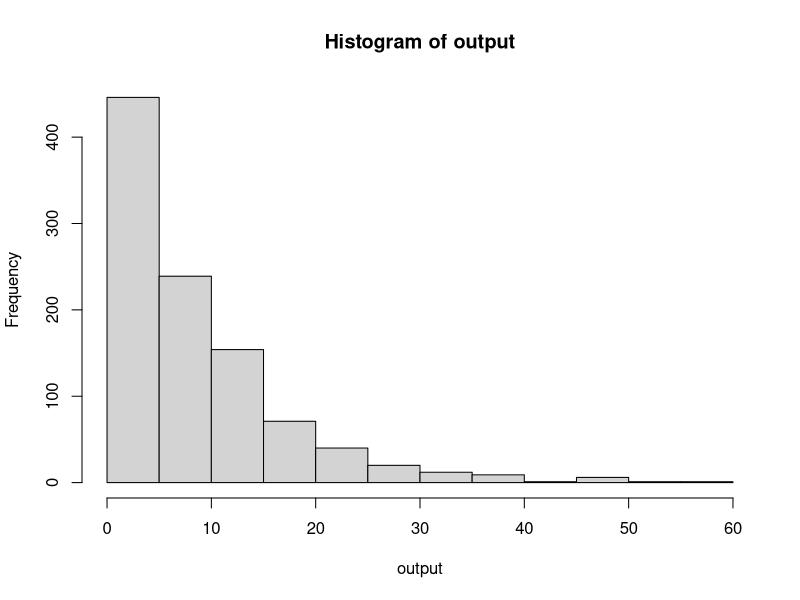
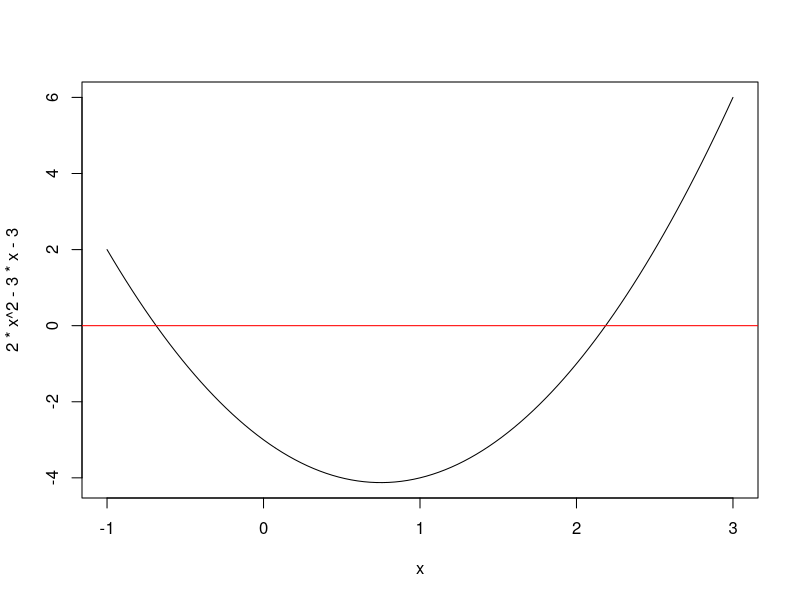

R code for these plots, in order:
## ---- chunk 1
faltas <- 10
nota <- 70
if (nota >= 70 & faltas < 15) {
  result <- "Aprovado"
} else if (nota < 70) {
  result <- "Reprovado por nota"
} else {
  result <- "Reprovado por faltas"
}
result
## ---- chunk 2
library(hms)
horario <- as_hms("12:30:00")
if ((horario > as_hms("06:00:00")) & (horario < as_hms("11:59:00"))) {
  result <- "Bom dia"
} else if ((horario > as_hms("12:00:00")) & (horario < as_hms("17:59:00"))) {
  result <- "Boa tarde"
} else if ((horario > as_hms("18:00:00")) & (horario < as_hms("05:59:00"))) {
  result <- "Boa noite"
} else {
  result <- "Diga um horário"
}
result
## ---- chunk 3
h <- 9

if ((h >= 6) & (h < 12)) {
  saudacao <- "Bom dia"
} else if ((h >= 13) & (h < 18)) {
  saudacao <- "Boa tarde"
} else if ((h >= 19) & (h < 23)) {
  saudacao <- "Boa noite"
} else {
  saudacao <- "Não enviar mensagem!"
  stop("Não enviar mensagem!")
}

saudacao
## ---- chunk 4
#animal <- "gato"
#som <-
  #switch(animal,
         #"cachorro" = {
           #latir()
         #},
         #"gato" = {
           #miar()
         #},
         #"vaca" = {
           #mugir()
         #},
         #{
           #silencio()
         #})
#som
## ---- chunk 5
tipo <- "aritmetica"
#tipo <- "harmonica"
#tipo <- "geometrica"

x <- 1:10

switch(tipo,
       "aritmetica" = {
         mean(x)
       },
       "harmonica" = {
         length(x)/sum(1/x)
       },
       "geometrica" = {
         prod(x)^(1/length(x))
       },
       {
         NA_real_
       })


## ---- chunk 6
# Notas dos alunos.
notas <- c("João" = 70, "Ana" = 89, "Márcia" = 81, "Tiago" = 65, "Rodrigo" = 35)

# Usando IF-ELSE vetorial.
ifelse(notas >= 70, "Aprovado",
       ifelse(notas >= 40, "Exame",
              "Reprovado"))
## ---- chunk 7
dplyr::case_when(notas >= 70 ~ "Aprovado", 
                 notas >= 40 ~ "Exame",
                 TRUE ~ "Reprovado")
## ---- chunk 8
tx_juros <- 0.01
n_meses <- 12
rend <- numeric(n_meses)
rend[1] <- 100
for (i in 2:n_meses) {
  rend[i] <- rend[i - 1] * (1 + tx_juros)
}
rend
## ---- chunk 9
y <- c(1, 2, 1, 4, 0, NA, 3, 2, 4)
s <- 0
for (i in y) {
  if (s > 10) break
  if (is.na(i)) next
  s <- s + i
  print (s)
}
s
## ---- chunk 10
n_numbers <- 12
total <- 0
i <- 1L
while (i < n_numbers){
  u <- total + runif(1)
  if (sum(u) > 4) break
  total <- u
  i <- i + 1L
}
total
## ---- chunk 11
total <- 0
i <- 1L
repeat {
  u <- total + runif(1)
  if (sum(u) > 4 ) break
  total <- u
  i <- i + 1L
}
total
## ---- chunk 12
n_max <- 100
tentativas <- 1
while (tentativas < n_max) {
  l1 <- sample(1:6, 3, replace = TRUE) # joga os dados
  l1_ordenado <- sort(l1) # ordenada
  print(l1_ordenado)
  seque <- sum(ifelse(diff(l1_ordenado) == 1, TRUE, FALSE))
  if(seque == 2) break
  tentativas <- tentativas + 1
}

tentativas
## ---- chunk 13
output <- c()
for (i in 1:1000) {
  n_max <- 100
  tentativas <- 1
  while (tentativas < n_max) {
    l1 <- sample(1:6, 3, replace = TRUE) # joga os dados
    l1_ordenado <- sort(l1) # ordenada
    print(l1_ordenado)
    seque <- sum(ifelse(diff(l1_ordenado) == 1, TRUE, FALSE))
    if(seque == 2) break
    tentativas <- tentativas + 1
  }
  output[i] <- tentativas
}

mean(output)
hist(output)

## ---- chunk 14
imc <- function(peso, altura) {
  imc <- peso/altura^2
  limits <- c(0, 18.5, 25, 30, Inf)
  labels <- c( "Magreza", "Adequado", "Pré-obeso", "Obesidade")
  classif <- labels[findInterval(imc, vec = limits)]
  return(list(IMC = imc, Classificação = classif))
}
## ---- chunk 15
bhaskara <- function(a, b = 1, c = 0) {
  delta <- b^2 - 4 * a * c
  x <- (-b + c(-1, 1) * sqrt(delta))/(2 * a)
  return(x)
}

args(bhaskara)
formals(bhaskara)
body(bhaskara)

curve(2 * x^2 - 3 * x -3, from = -1, to = 3)
abline(h = 0, col = "red")

x <- bhaskara(a = 2, b = -3, c = -3)
x
## ---- chunk 16
joga_dados <- function(n_dados, n_max, n_simulacao) {
  output <- c()
  for(i in 1:n_simulacao) {
    tentativas <- 1
    while(tentativas < n_max) {
      l1 <- sample(1:6, n_dados, replace = TRUE) # joga os dados
      l1_ordenado <- sort(l1) # ordena
      seque <- sum(ifelse(diff(l1_ordenado) == 1, TRUE, FALSE))
      if(seque == c(n_dados - 1)) break
      tentativas <- tentativas + 1
    }
    output[i] <- tentativas
  }
  return(output)
}


jogadas <- joga_dados(n_dados = 3, n_max = 100, n_simulacao = 1000)
mean(jogadas)
jogadas <- joga_dados(n_dados = 4, n_max = 100, n_simulacao = 1000)
mean(jogadas)

## ---- chunk 17
## Aspectos avançados
# Calculo do IMC

calcula_imc <- function(peso, altura) {
  imc <- peso/(altura^2)
  limits <- c(0, 18.5, 25, 30, Inf)
  labels <- c("Magreza", "Adequado", "Pré-obeso", "Obesidade")
  classif <- labels[findInterval(imc, limits)]
  return(list(IMC = imc, Classificao = classif))
}
calcula_imc(peso = 80, altura = 1.80)


# Argumento com valor default
calcula_imc <- function(altura, peso = 80) {
  imc <- peso/(altura^2)
  limits <- c(0, 18.5, 25, 30, Inf)
  labels <- c("Magreza", "Adequado", "Pré-obeso", "Obesidade")
  classif <- labels[findInterval(imc, limits)]
  return(list(IMC = imc, Classificao = classif))
}
calcula_imc(altura = 1.80)


## Tratando exceções
#calcula_imc <- function(altura, peso = 80) {
#  if(altura < 0) stop("Altura deve ser maior do que zero.")
#  if(peso < 0) stop("Peso deve ser maior do que zero.")
#  imc <- peso/(altura^2)
#  limits <- c(0, 18.5, 25, 30, Inf)
#  labels <- c("Magreza", "Adequado", "Pré-obeso", "Obesidade")
#  classif <- labels[findInterval(imc, limits)]
#  return(list(IMC = imc, Classificao = classif))
#}
#calcula_imc(altura = -1)


## Funções sem argumentos
calcula_imc <- function() {
  if(altura < 0) stop("Altura deve ser maior do que zero.")
  if(peso < 0) stop("Peso deve ser maior do que zero.")
  imc <- peso/(altura^2)
  limits <- c(0, 18.5, 25, 30, Inf)
  labels <- c("Magreza", "Adequado", "Pré-obeso", "Obesidade")
  classif <- labels[findInterval(imc, limits)]
  return(list(IMC = imc, Classificao = classif))
}
peso <- 70
altura <- 1.70
calcula_imc()

## Lazy evaluation
calcula_imc <- function(altura, peso = 80, altura2) {
  if(altura < 0) stop("Altura deve ser maior do que zero.")
  if(peso < 0) stop("Peso deve ser maior do que zero.")
  imc <- peso/(altura^2)
  limits <- c(0, 18.5, 25, 30, Inf)
  labels <- c("Magreza", "Adequado", "Pré-obeso", "Obesidade")
  classif <- labels[findInterval(imc, limits)]
  return(list(IMC = imc, Classificao = classif))
}
calcula_imc(altura = 1.90, peso = 90)

## Uso dos ...

calcula_imc_numero <- function(peso, altura) {
  imc <- peso/(altura^2)
  return(imc)
}

calcula_imc <- function(...) {
  imc <- calcula_imc_numero(...)
  limits <- c(0, 18.5, 25, 30, Inf)
  labels <- c("Magreza", "Adequado", "Pré-obeso", "Obesidade")
  classif <- labels[findInterval(imc, limits)]
  return(list(IMC = imc, Classificao = classif))
}

calcula_imc(peso = 90, altura = 1.70)
